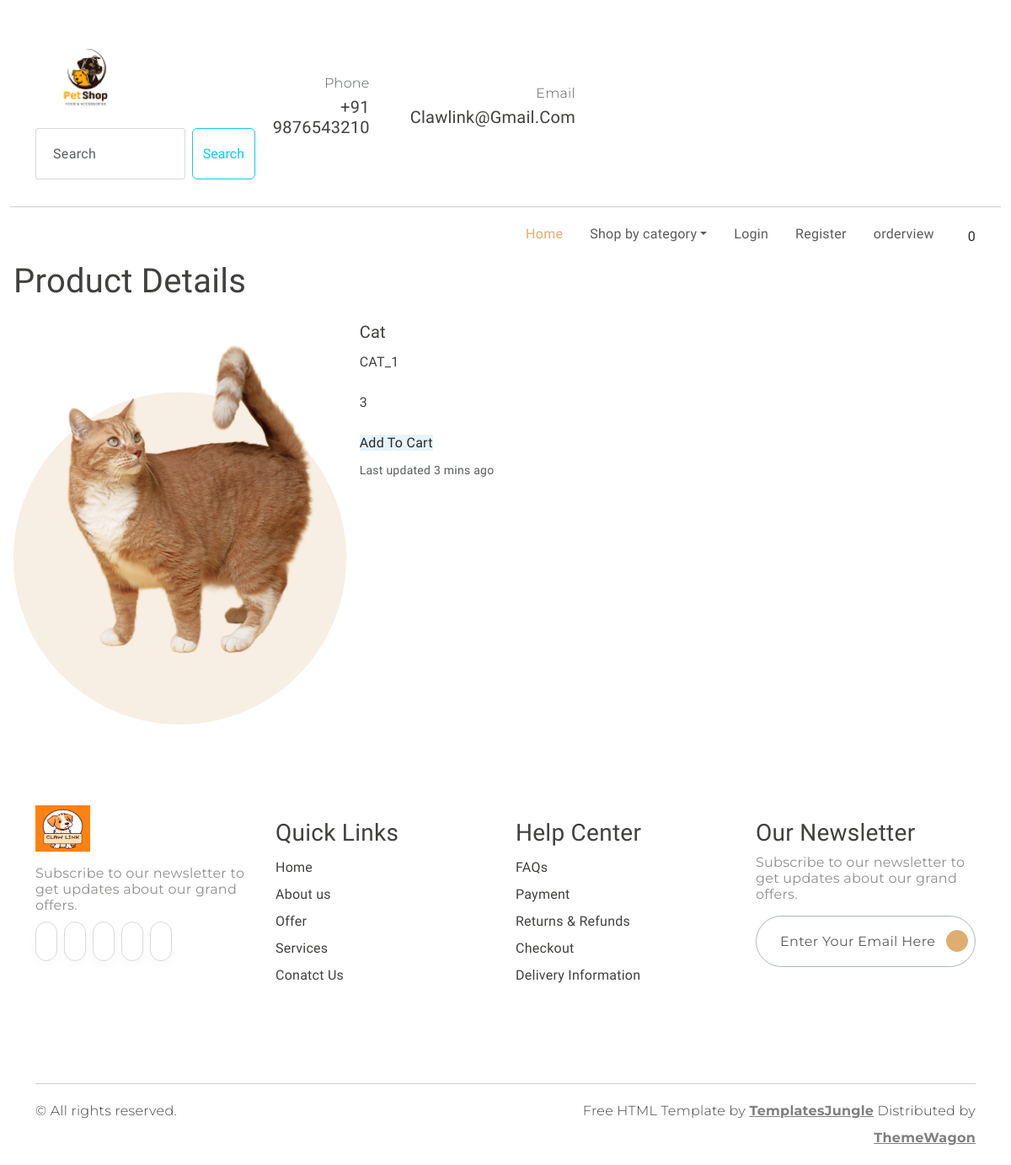
Screenshot of /detail/10 with the database file from the repository.
### shop/models.py (models this page shows)
class Product(models.Model):
    name = models.CharField(max_length=20)
    desc = models.TextField()
    image = models.ImageField(upload_to="products_img")
    price =models.IntegerField()
    stock =models.IntegerField()
    available =models.BooleanField(default=True)
    created =models.DateTimeField(auto_now_add=True)
    updated =models.DateTimeField(auto_now=True)
    category =models.ForeignKey(Category,on_delete=models.CASCADE)#Reference to Category table

### shop/views.py (the view)
# urls.py: path('detail/<int:prodetilid>', views.productdetail, name='detail'),
def productdetail(request,prodetilid):
    p=Product.objects.get(id=prodetilid)
    print(prodetilid)
    context={'pro':p}
    return render(request,'details.html',context)

### cart/context_processors.py (called while the page is built)
def count_items(request):
    count=0
    if request.user.is_authenticated:
       u=request.user
       c=Cart.objects.filter(user=u)
       for i in c:
         count=+i.quantity
    return {'count':count}

### shop/context_processors.py (called while the page is built)
def links(request):
        c=Category.objects.all()
        return {'links':c}

### template/details.html
 {%extends  'base.html'%}
{% load static %}
 {% block content %}
 <div>
     <h1 class="ms-3">Product Details</h1>
 </div>
 <div class=" card mb-3 ms-3">
  <div class="row g-0">
    <div class="col-md-4">
      <img src="{{pro.image.url}}" class="img-fluid rounded-start" alt="..." >
    </div>
    <div class="col-md-8">
      <div class="card-body">
        <h5 class="card-title">{{pro.name}}</h5>
        <p class="card-text">{{pro.desc}}</p>
          <p class="card-text">{{pro.stock}}</p>
            {% if user.is_superuser %}
               {% if pro.stock > 0 %}
                 <p>Product in stock</p>
                 <a class="btn bg-info  href-hover" href="{%url 'shop:addstock' pro.id%}">Add Stock</a>
               {% else %}
                 <p>Product Outof stock</p>
                 <a class="btn bg-info  href-hover" href="{%url 'shop:addstock' pro.id%}">Add Stock</a>
               {% endif %}
            {% else %}
               {% if pro.stock > 0 %}
                 <a class="btn-href-hover bg-info " href="{%url 'cart:addtocarts' pro.id%}">Add To Cart</a>
               {% else %}
                 <p>Product Outof stock</p>
               {% endif %}
            {% endif %}
        <p class="card-text"><small class="text-body-secondary">Last updated 3 mins ago</small></p>
      </div>
    </div>
  </div>
</div>
 {% endblock %}

### static/style.css (style rules this page uses)
:root { --header-height: 160px; --header-height-min: 80px; }
:root { --accent-color: #DEAD6F; --dark-color: #222222; --light-dark-color: #727272; --light-color: #fff; --grey-color: #dbdbdb; --light-grey-color: #fafafa; --primary-color: #6995B1; --light-primary-color: #eef1f3; }
:root { --body-font: 'Chilanka', cursive; --heading-font: 'Chilanka', cursive; --secondary-font: 'Montserrat', sans-serif; }
body { --bs-link-color: #333; --bs-link-hover-color: #333; --bs-link-color-rgb: 40, 40, 40; --bs-link-hover-color-rgb: 0, 0, 0; --bs-light-rgb: 248, 248, 248; --bs-font-sans-serif: 'Chilanka', cursive; --bs-body-font-family: var(--bs-font-sans-serif); --bs-body-font-size: 1rem; --bs-body-font-weight: 400; --bs-body-line-height: 2; --bs-body-color: #41403E; --bs-primary: #DEAD6F; --bs-primary-rgb: 222, 173, 111; --bs-primary-bg-subtle: #FFF9EB; --bs-border-color: #F7F7F7; --bs-secondary-rgb: 230, 243, 251; --bs-success-rgb: 238, 245, 228; --bs-danger-rgb: 249, 235, 231; --bs-warning-rgb: 255, 249, 235; --bs-info-rgb: 230, 243, 250; }
body { letter-spacing: 0.01625rem; }
h1, h2, h3, h4, h5, h6 { font-family: var(--heading-font); color: var(--bs-body-color); font-weight: 400; text-transform: capitalize; }
a { text-decoration: none; }
.card { --bs-card-inner-border-radius: none; --bs-card-bg: transparent; background-color: transparent; border: none; }

### rows the page displays
Product: image (picture), name "Cat", desc "CAT_1", stock "3"

### other values shown
{{ count }} "0"
